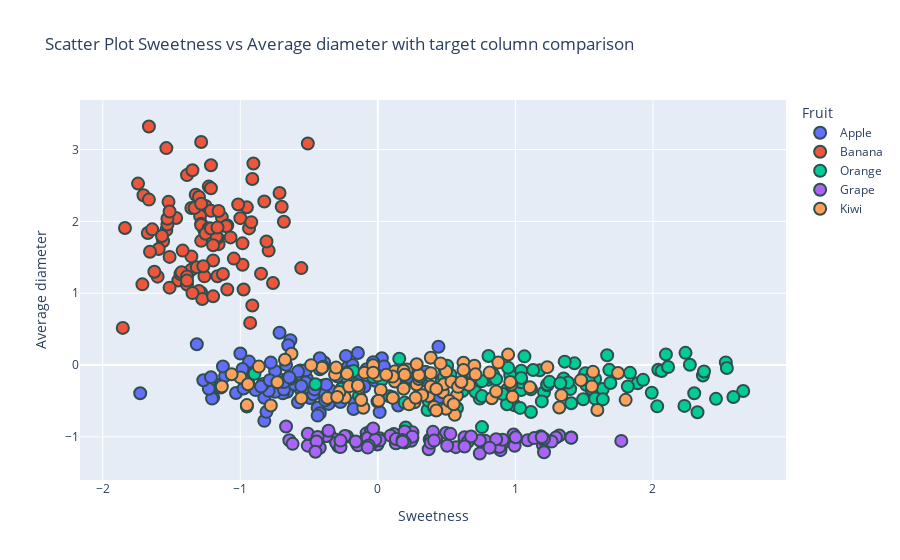

Source (notebook cell):
### Code cell
# Scatter plot among ['Weight', 'Average diameter', 'Average length', 'Peel hardness', 'Sweetness']
# and comparison with TARGET 'Fruit' 

feature_x = 'Sweetness'
feature_y = 'Average diameter'

fig = scatter_plot(df_standard_transformed, feature_x, feature_y, target='Fruit')
fig.show()
